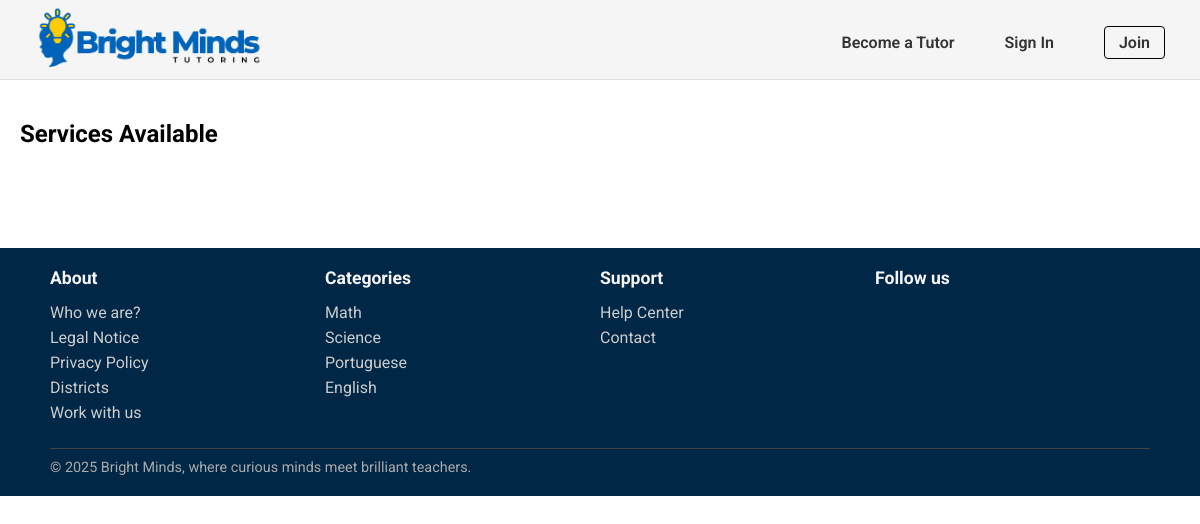
Before: /pages/services_list.php?category=Science with the older database file.
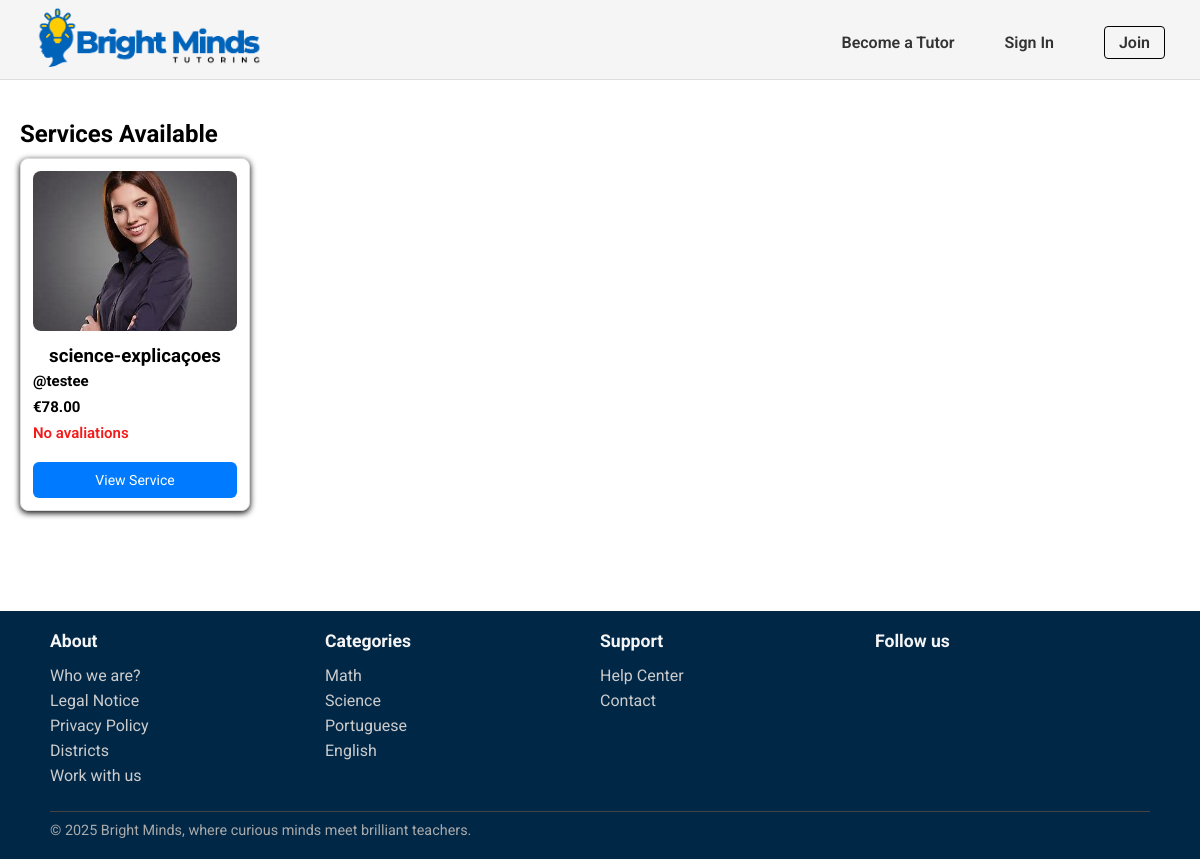
After: the same page with the newer database file.
### tables this page shows
CREATE TABLE Category(
    category_name TEXT PRIMARY KEY
);

CREATE TABLE Service(
    service_id INTEGER PRIMARY KEY,
    freelancer_id INTEGER NOT NULL,
    title TEXT NOT NULL,
    category_name TEXT NOT NULL,
    description TEXT NOT NULL,
    duracao INTEGER NOT NULL,
    price REAL NOT NULL,
    service_type TEXT CHECK(service_type IN ('individual presencial', 'grupo presencial', 'individual online','grupo online', 'revisão trabalhos')) NOT NULL,
    num_sessoes INTEGER NOT NULL,
    status TEXT CHECK(status IN ('ativo', 'inativo')) DEFAULT 'ativo',
    max_students INTEGER,
    images TEXT, -- tipo text porque estou a amarzenar o path onde as imagens estão armazenadas 
    FOREIGN KEY (freelancer_id) REFERENCES Freelancers(freelancer_id) ON UPDATE CASCADE ON DELETE CASCADE,
    FOREIGN KEY (category_name) REFERENCES Category(category_name) ON UPDATE CASCADE ON DELETE RESTRICT
);

CREATE TABLE User (
    user_id INTEGER PRIMARY KEY,
    username TEXT UNIQUE NOT NULL,
    name TEXT NOT NULL,
    birth_date DATE,
    email TEXT UNIQUE NOT NULL,
    password TEXT NOT NULL,
    usertype TEXT CHECK(usertype IN ('student', 'tutor', 'admin')) NOT NULL,
    address TEXT,
    postal_code TEXT,
    city TEXT,
    registration_date DATE NOT NULL,
    profile_image TEXT
);

### pages/services_list.php (called while the page is built)
<?php
    require_once(__DIR__. '/../templates/common.tpl.php');
    require_once(__DIR__.'/../database/connection.db.php');
    require_once(__DIR__.'/../database/service.class.php');
    require_once(__DIR__.'/../database/categories.php');
    require_once(__DIR__. '/../templates/services.tpl.php');
    $session = new Session();
    $db = getDatabaseConnection();
    $categories = getAllCategories($db);
    $category = $_GET['category'];
    $services = getServicesbyCategory($db,$category);
    drawHeader($session);
    drawServices($services);
    drawFooter($categories);
?>

### database/categories.php (called while the page is built)
<?php
  function getAllCategories($db) {
    $stmt = $db->prepare('SELECT category_name
                          FROM Category');
    $stmt->execute();
    return $stmt->fetchAll();
  }
?>

### database/service.class.php (called while the page is built, shortened)
<?php
function getServicesbyCategory(PDO $db, string $category): array {
    $stmt = $db->prepare('
        SELECT s.service_id, s.title, s.price, s.service_type,
               u.name AS freelancer_name, u.user_id,
               (SELECT AVG(r.rating) FROM Review r
                JOIN Booking b ON r.booking_id = b.booking_id
                WHERE b.service_id = s.service_id) AS avg_rating
        FROM Service s
        JOIN Freelancer f ON s.freelancer_id = f.freelancer_id
        JOIN User u ON f.freelancer_id = u.user_id
        WHERE s.category_name = :category AND s.status = "ativo"
    ');
    $stmt->bindParam(':category', $category, PDO::PARAM_STR);
    $stmt->execute();
    $services = [];
    while ($row = $stmt->fetch(PDO::FETCH_ASSOC)) {
        $user = User::getUserbyId($db, intval($row['user_id']));
        if ($user) {
            $profileImage = $user->getPhoto();
            $row['profile_image'] = $profileImage;
            $services[] = $row;
        } else {
            $row['profile_image'] = "../images/default-profile.png";
            $services[] = $row;
        }
    }
    return $services;
}
?>

### templates/common.tpl.php (the view, shortened to what the changed rows need)
<?php function drawHeader(Session $session){ ?>
    <!DOCTYPE html>
    <html>
        <head>
            <link rel="stylesheet" href="../css/style.css">
            <link rel="stylesheet" href="../css/profile.css">
            <link rel="stylesheet" href="../css/services.css">
        </head>
        <body>
            <main>
<?php } ?>
<?php function drawFooter(array $categories){ ?>
            </main>
            <footer>
                <div class="footer-content">
                    <section class="footer-column">
                        <ul>
                            <?php foreach($categories as $category){ ?>
                                <li>
                                    <a href=""><?=$category['category_name']?>
                                    </a>
                                </li>
                            <?php } ?>
                        </ul>
                    </section>
                </div>
            </footer>
        </body>
    </html>
<?php } ?>

### templates/services.tpl.php (shortened to what the changed rows need)
<?php function drawServices(array $services){ ?>
    <section id="services">
        <h2>Services Available</h2>
        <div class="services-button">
            <?php foreach ($services as $service) {
                $profileImage = $service['profile_image'];
            ?>
                <div class="service-card">
                    <div class="service-img-container">
                        <img class="profile-photo" src="<?= htmlspecialchars($profileImage) ?>" alt="Foto de <?= htmlspecialchars($service['freelancer_name']) ?>">
                    </div>
                    <div class="service-details">
                        <p class="service-name"><h3><?= htmlspecialchars($service['title']) ?><h3>
                        <p class="service-description"><?= htmlspecialchars($service['description']) ?>
                        <p class="freelancer-name">@<?= htmlspecialchars($service['freelancer_name']) ?></p>
                        <p class="price">€<?= number_format($service['price'], 2) ?></p>
                        <p class="rating">
                            <?php
                            $avg = round($service['avg_rating'], 1);
                            if ($avg) {
                                echo $avg . " ★";
                            } else {
                                echo "No avaliations";
                            }
                            ?>
                        </p>
                        <button class="view-service-btn">View Service</button>
                    </div>
                </div>
            <?php } ?>
        </div>
    </section>
<?php } ?>

Changed rows visible on the page:
added service: title "science-explicaçoes", user.name "testee", price "78.00"
